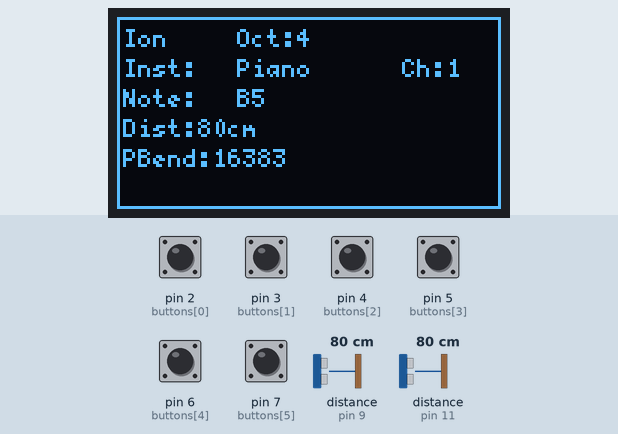
Bench run of a sketch on a simulated Arduino Uno, built with avr-gcc and run on an emulated ATmega328P. On the bench: 128×64 one-colour display. Wiring (inferred from the names in the program): 2 × ultrasonic range finder: trigger pin 8, echo pin 9 / trigger pin 10, echo pin 11. Inputs (shaded band) come from the test bench; at power-on: pin 2 (buttons[0]), pin 3 (buttons[1]), pin 4 (buttons[2]), pin 5 (buttons[3]), pin 6 (buttons[4]), pin 7 (buttons[5]) HIGH, distance to the obstacle (sensors on pin 9, pin 11) 80 cm. The echo pulse lasts 58.3 µs per cm; what the sketch prints to the serial monitor is not drawn.

Above: at 1.2 s.
1.3 s: distance to the obstacle (sensor on pin 9) set to 18 cm
At 2.9 s:
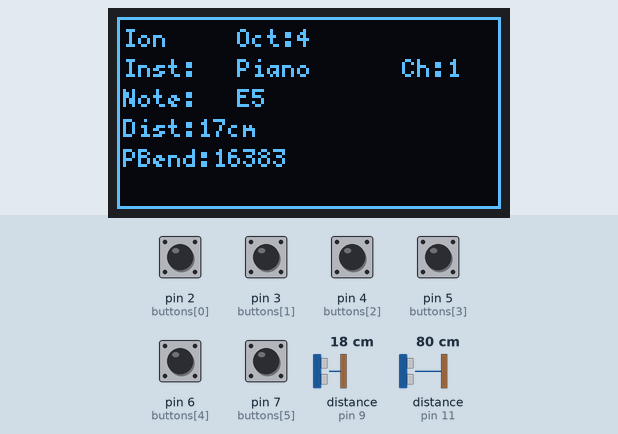
3.4 s: pin 3 (buttons[1]) pulled LOW for 1 s
At 5.2 s:
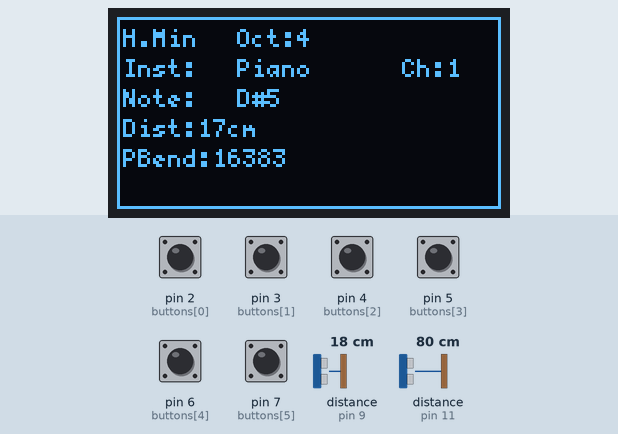
5.9 s: pin 7 (buttons[5]) pulled LOW for 1 s
At 8.0 s:
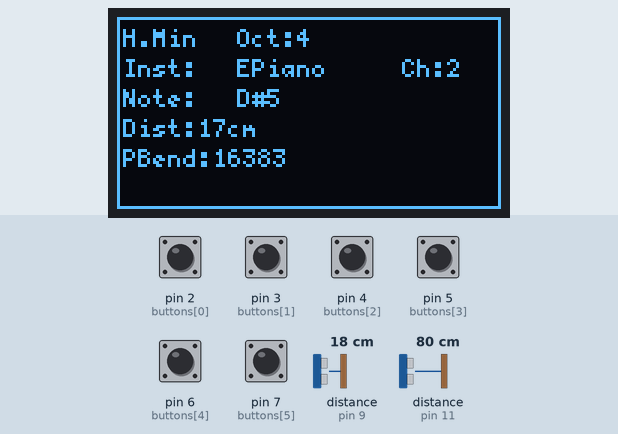
8.4 s: pin 7 (buttons[5]) pulled LOW for 0.15 s
At 9.6 s:
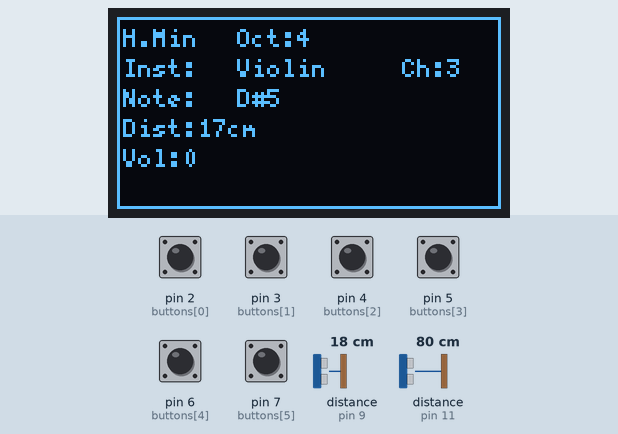
10.3 s: pin 2 (buttons[0]) pulled LOW for 1 s
At 12.0 s:
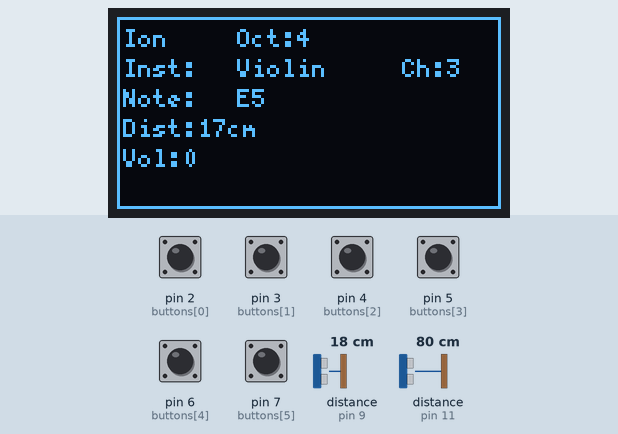
12.8 s: pin 2 (buttons[0]) pulled LOW for 0.15 s
At 14.7 s:
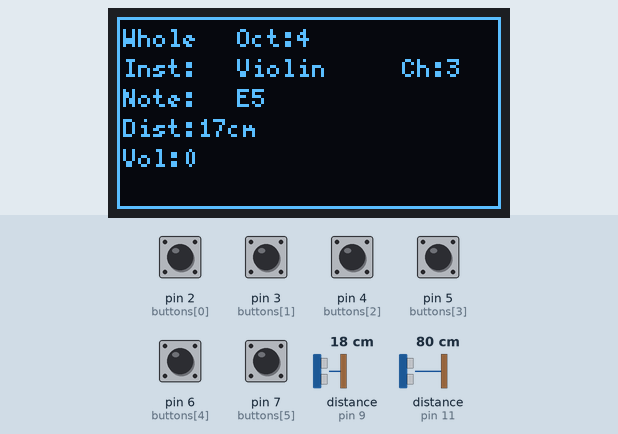
Timing chart, 0 to 15.8 s (numbered marks = the images above; inputs shaded):
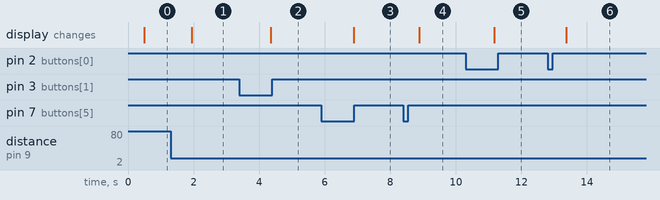

The sketch:

midi_theremin.ino
```cpp
#include <U8g2lib.h>
#include <Wire.h>
#include <avr/pgmspace.h>

U8G2_SSD1306_128X64_NONAME_1_HW_I2C d(U8G2_R0, U8X8_PIN_NONE);

// Pins
const byte buttons[] = {2, 3, 4, 5, 6, 7};
const byte trigNote = 8, echoNote = 9;
const byte trigVol = 10, echoVol = 11;

// States
byte currentScale = 0, currentOctave = 4, currentInstrument = 0;
byte currentChannel = 0;
const byte rootNote = 60;
int lastNote = -1;
int lastChannel = -1;
int lastDrumIdxR = -1;
int lastDrumIdxL = -1;
bool buttonStates[6] = {};

// Scales
const byte sc0[] PROGMEM = {0, 2, 4, 5, 7, 9, 11};
const byte sc1[] PROGMEM = {0, 2, 3, 5, 7, 8, 11};
const byte sc2[] PROGMEM = {0, 2, 4, 7, 9};
const byte sc3[] PROGMEM = {0, 2, 4, 6, 8, 10};
const byte* const scales[] PROGMEM = {sc0, sc1, sc2, sc3};
const byte scaleLengths[] PROGMEM = {7, 7, 5, 6};

const char noteNames[12][3] PROGMEM = {
  "C","C#","D","D#","E","F","F#","G","G#","A","A#","B"
};

const char scaleNames[4][7] PROGMEM = {
  "Ion", "H.Min", "Penta", "Whole"
};

const char instrumentNames[16][10] PROGMEM = {
  "Piano", "EPiano", "Violin", "Guitar", "VibeMstr", "Guzhen", "Erhu", "Koto",
  "BandDi", "Percussn", "Trumpet", "Flute", "Harmonic", "Crotalin", "Xylophon", "Drums"
};

//  Drum mapping (updated to your requested instruments & order)
// Left sensor (volDist): Snare(0-5), High Tom(6-10), Hi-Hat(11-15), last slot unused (silent)
const byte drumLeft[]  = {38, 50, 42, 0}; // 38=Snare,50=HighTom,42=Closed Hi-Hat, last silent

// Right sensor (noteDist): Bass(0-5), FloorTom(6-10), MidTom(11-15), Crash(16-20), last slot unused (silent)
const byte drumRight[] = {36, 41, 47, 49, 0}; // 36=Bass/Kick,41=FloorTom,47=MidTom,49=Crash, last silent

const uint8_t DRUM_RIGHT_COUNT = sizeof(drumRight) / sizeof(drumRight[0]);
const uint8_t DRUM_LEFT_COUNT  = sizeof(drumLeft)  / sizeof(drumLeft[0]);


const int NOTE_ZONE_SIZE = 5;
const int MIN_DISTANCE = 3;

// Janam Janam (Bm) - Channel 16
const byte janamNotes[] = {71,71,69,67,66,66,64,62,62,64,66,67,69,69,67,66};
const byte janamDurations[] = {8,8,8,8,8,8,8,8,8,8,8,8,8,8,8,8};
const byte janamLength = sizeof(janamNotes);

// Custom Melody - Channel 17
const byte melodyNotes[] = {72,74,76,77,79,81,83,84};
const byte melodyDurations[] = {8,8,8,8,8,8,8,8};
const byte melodyLength = sizeof(melodyNotes);

byte songIndex = 0;
unsigned long lastNoteTime = 0;
const int noteDurationMs = 300;

// Volume-filtering additions
const byte VOL_SAMPLE_COUNT = 5;
const float VOL_SMOOTH_ALPHA = 0.28;
const int VOL_FAR_CM = 30;
float smoothedVolDist = VOL_FAR_CM;

// Drum hit state (prevent auto-trigger)
unsigned long lastDrumRightHit = 0;
unsigned long lastDrumLeftHit  = 0;
int lastDrumVelR = 0;
int lastDrumVelL = 0;

const unsigned long DRUM_MIN_INTERVAL_MS = 120; // min time between hits per side


bool volHasEcho = false;
bool noteHasEcho = false;

long singleDistanceForVol(byte trigPin, byte echoPin) {
  digitalWrite(trigPin, LOW);
  delayMicroseconds(2);
  digitalWrite(trigPin, HIGH);
  delayMicroseconds(10);
  digitalWrite(trigPin, LOW);
  long t = pulseIn(echoPin, HIGH, 30000);
  if (t == 0) return 0;
  return t / 58;
}

long getMedianDistanceVol(byte trigPin, byte echoPin) {
  long samples[VOL_SAMPLE_COUNT];
  for (byte i = 0; i < VOL_SAMPLE_COUNT; i++) {
    samples[i] = singleDistanceForVol(trigPin, echoPin);
    delay(5);
  }
  // insertion sort (small array)
  for (byte i = 1; i < VOL_SAMPLE_COUNT; i++) {
    long key = samples[i];
    int j = i - 1;
    while (j >= 0 && samples[j] > key) {
      samples[j + 1] = samples[j];
      j--;
    }
    samples[j + 1] = key;
  }
  return samples[VOL_SAMPLE_COUNT / 2];
}

void setup() {
  Serial.begin(115200);
  d.begin();

  for (byte i = 0; i < 6; i++) pinMode(buttons[i], INPUT_PULLUP);
  pinMode(trigNote, OUTPUT); pinMode(echoNote, INPUT);
  pinMode(trigVol, OUTPUT); pinMode(echoVol, INPUT);

  Serial.println("MIDI Theremin Ready");
}

long getDistance(byte trigPin, byte echoPin) {
  digitalWrite(trigPin, LOW);
  delayMicroseconds(2);
  digitalWrite(trigPin, HIGH);
  delayMicroseconds(10);
  digitalWrite(trigPin, LOW);
  return pulseIn(echoPin, HIGH, 25000) / 58;
}

void sendMIDI(byte cmd, byte d1, byte d2 = 0) {
  Serial.write(cmd | currentChannel);
  Serial.write(d1);
  Serial.write(d2);
}

void sendNoteOff(byte channel, byte note) {
  Serial.write(0x80 | channel);
  Serial.write(note);
  Serial.write(0);
}

void sendPitchBend(int bend) {
  bend = constrain(bend, 0, 16383);
  byte lsb = bend & 0x7F;
  byte msb = (bend >> 7) & 0x7F;
  Serial.write(0xE0 | currentChannel);
  Serial.write(lsb);
  Serial.write(msb);
}

void sendVolume(byte vol) {
  vol = constrain(vol, 0, 127);
  Serial.write(0xB0 | currentChannel);
  Serial.write(7);
  Serial.write(vol);
}

void printPGMStr(const char* p, int x, int y) {
  char buf[10];
  strcpy_P(buf, p);
  d.setCursor(x, y);
  d.print(buf);
}

void updateDisplay(const char* label, int note, long d1, long d2, int val) {
  d.firstPage();
  do {
    d.setFont(u8g2_font_5x7_tr);

    printPGMStr(scaleNames[currentScale], 2, 10);
    d.setCursor(40, 10); d.print("Oct:"); d.print(currentOctave);

    d.setCursor(2, 20); d.print("Inst:");
    if (currentChannel < 16) {
      printPGMStr(instrumentNames[currentChannel], 40, 20);
    } else if (currentChannel == 16) {
      d.setCursor(40, 20); d.print("Janam");
    } else if (currentChannel == 17) {
      d.setCursor(40, 20); d.print("Melody");
    }

    d.setCursor(95, 20); d.print("Ch:"); d.print(currentChannel + 1);

    d.setCursor(2, 30); d.print("Note:");
    if (note >= 0 && note < 128) {
      char noteBuf[4]; strcpy_P(noteBuf, noteNames[note % 12]);
      d.setCursor(40, 30); d.print(noteBuf); d.print(note / 12);
    }

    d.setCursor(2, 40); d.print("Dist:"); d.print(d1); d.print("cm");
    d.setCursor(2, 50); d.print(label); d.print(":"); d.print(val);
    d.drawFrame(0, 0, 128, 64);
  } while (d.nextPage());
}

void loop() {
  for (byte i = 0; i < 6; i++) {
    bool pressed = !digitalRead(buttons[i]);
    if (pressed && !buttonStates[i]) {
      switch (i) {
        case 0: currentScale = (currentScale + 3) % 4; break;
        case 1: currentScale = (currentScale + 1) % 4; break;
        case 2: if (currentOctave > 1) currentOctave--; break;
        case 3: if (currentOctave < 7) currentOctave++; break;
        case 4:
          if (currentInstrument > 0) {
            currentInstrument--;
            currentChannel = currentInstrument;
            songIndex = 0;
          }
          break;
        case 5:
          if (currentInstrument < 17) {
            currentInstrument++;
            currentChannel = currentInstrument;
            songIndex = 0;
          }
          break;
      }
    }
    buttonStates[i] = pressed;
  }


  long noteRaw = getDistance(trigNote, echoNote);
  // if pulseIn returned 0, treat as no-echo
  if (noteRaw == 0) {
    noteHasEcho = false;
  } else {
    noteHasEcho = true;
  }
  long noteDist = noteRaw; // may be -1 substitute later

  // VOLUME sensor:
  long rawVol = getMedianDistanceVol(trigVol, echoVol);

  if (rawVol == 0) {
    volHasEcho = false;
  } else {
    volHasEcho = true;

    smoothedVolDist = VOL_SMOOTH_ALPHA * rawVol + (1.0 - VOL_SMOOTH_ALPHA) * smoothedVolDist;
    if (smoothedVolDist < MIN_DISTANCE) smoothedVolDist = MIN_DISTANCE;
    if (smoothedVolDist > VOL_FAR_CM) smoothedVolDist = VOL_FAR_CM;
  }


  long volDist;
  if (!volHasEcho) volDist = -1;
  else volDist = (long)round(smoothedVolDist);


  if (!noteHasEcho) noteDist = -1;


if (currentChannel == 15) {
  static int prevIdxR = -1;
  static int prevIdxL = -1;

  // RIGHT sensor (noteDist)
  if (noteDist >= 3 && noteDist <= 30) {
    // map into 0..(count-1)
    int drumIdxR = map((int)noteDist, 3, 30, 0, DRUM_RIGHT_COUNT - 1);
    drumIdxR = constrain(drumIdxR, 0, DRUM_RIGHT_COUNT - 1);


    if (drumIdxR != (int)DRUM_RIGHT_COUNT - 1) {
      // Only trigger when index changes (entering a new zone)
      if (drumIdxR != prevIdxR) {
        byte noteR = drumRight[drumIdxR];
        sendMIDI(0x99, noteR, 100);
        prevIdxR = drumIdxR;
      }
    } else {

      prevIdxR = -1;
    }
  } else {

    prevIdxR = -1;
  }

  // LEFT sensor (volDist)
  if (volDist >= 3 && volDist <= 30) {
    int drumIdxL = map((int)volDist, 3, 30, 0, DRUM_LEFT_COUNT - 1);
    drumIdxL = constrain(drumIdxL, 0, DRUM_LEFT_COUNT - 1);

    if (drumIdxL != (int)DRUM_LEFT_COUNT - 1) {
      if (drumIdxL != prevIdxL) {
        byte noteL = drumLeft[drumIdxL];
        sendMIDI(0x99, noteL, 100);
        prevIdxL = drumIdxL;
      }
    } else {
      prevIdxL = -1;
    }
  } else {
    prevIdxL = -1;
  }

  updateDisplay("Drum", -1, noteDist, volDist, -1);
  delay(150);
  return;
}
//  end drum branch

  // end drum channel
  // Janam Janam Song (Channel 16)
  if (currentChannel == 16) {
    if (millis() - lastNoteTime > noteDurationMs) {
      sendNoteOff(16, janamNotes[songIndex]);
      sendMIDI(0x90 | 16, janamNotes[songIndex], 100);
      lastNoteTime = millis();
      songIndex = (songIndex + 1) % janamLength;
    }
    long vol = volDist;
    if (vol == -1) vol = VOL_FAR_CM; // if no echo treat as far for volume song
    long volMapped = map(vol, MIN_DISTANCE, VOL_FAR_CM, 127, 0);
    volMapped = constrain(volMapped, 0, 127);
    sendVolume(volMapped);
    updateDisplay("Janam", janamNotes[songIndex], noteDist, volDist, volMapped);
    delay(20);
    return;
  }

  // Custom Melody (Channel 17)
  if (currentChannel == 17) {
    if (millis() - lastNoteTime > noteDurationMs) {
      sendNoteOff(17, melodyNotes[songIndex]);
      sendMIDI(0x90 | 17, melodyNotes[songIndex], 100);
      lastNoteTime = millis();
      songIndex = (songIndex + 1) % melodyLength;
    }
    long vol = volDist;
    if (vol == -1) vol = VOL_FAR_CM;
    long volMapped = map(vol, MIN_DISTANCE, VOL_FAR_CM, 127, 0);
    volMapped = constrain(volMapped, 0, 127);
    sendVolume(volMapped);
    updateDisplay("Melody", melodyNotes[songIndex], noteDist, volDist, volMapped);
    delay(20);
    return;
  }

  // Normal Note Mode
  byte len = pgm_read_byte(&scaleLengths[currentScale]);
  int maxDist = MIN_DISTANCE + (NOTE_ZONE_SIZE * len);
  byte si = constrain(map((noteDist == -1 ? VOL_FAR_CM : noteDist), MIN_DISTANCE, maxDist, 0, len - 1), 0, len - 1);
  byte step = pgm_read_byte((const byte*)pgm_read_ptr(&scales[currentScale]) + si);
  int currentNote = rootNote + step + (currentOctave - 4) * 12;

  if (currentNote != lastNote || currentChannel != lastChannel) {
    if (lastNote >= 0 && lastChannel >= 0) sendNoteOff(lastChannel, lastNote);
    sendMIDI(0x90, currentNote, 127);
    lastNote = currentNote;
    lastChannel = currentChannel;
  }

  if (currentChannel == 0 || currentChannel == 1 || currentChannel == 12) {
    sendVolume(127);
    int bend = (volDist == -1) ? 0 : map(volDist, MIN_DISTANCE, VOL_FAR_CM, 0, 16383);
    bend = constrain(bend, 0, 16383);
    sendPitchBend(bend);
    updateDisplay("PBend", currentNote, noteDist, volDist, bend);
  } else {
    byte volMapped = (volDist == -1) ? 0 : map(volDist, MIN_DISTANCE, VOL_FAR_CM, 127, 0);
    volMapped = constrain(volMapped, 0, 127);
    sendVolume(volMapped);
    updateDisplay("Vol", currentNote, noteDist, volDist, volMapped);
  }
  delay(20);
}
```

Measured:
- after the input at 1.3 s, the display: changes after 0.65 s (image 1)
- after the input at 3.4 s, the display: changes after 0.96 s (image 2)
- after the input at 5.9 s, the display: changes after 0.99 s (image 3)
- after the input at 8.4 s, the display: changes after 0.49 s (image 4)
- after the input at 10.3 s, the display: changes after 0.87 s (image 5)
- after the input at 12.8 s, the display: changes after 0.57 s (image 6)
